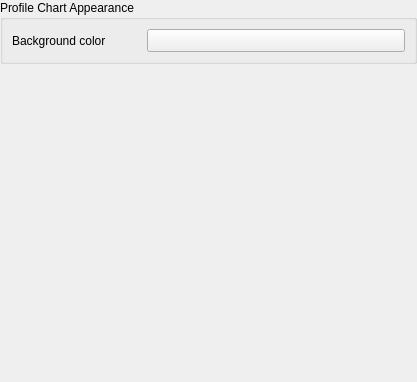
<?xml version="1.0" encoding="UTF-8"?>
<ui version="4.0">
 <class>QgsElevationOptionsWidgetBase</class>
 <widget class="QWidget" name="QgsElevationOptionsWidgetBase">
  <property name="geometry">
   <rect>
    <x>0</x>
    <y>0</y>
    <width>417</width>
    <height>382</height>
   </rect>
  </property>
  <property name="windowTitle">
   <string>Raster Elevation Properties</string>
  </property>
  <layout class="QVBoxLayout" name="verticalLayout">
   <property name="leftMargin">
    <number>0</number>
   </property>
   <property name="topMargin">
    <number>0</number>
   </property>
   <property name="rightMargin">
    <number>0</number>
   </property>
   <property name="bottomMargin">
    <number>0</number>
   </property>
   <item>
    <widget class="QGroupBox" name="groupBox">
     <property name="title">
      <string>Profile Chart Appearance</string>
     </property>
     <layout class="QGridLayout" name="gridLayout" columnstretch="1,2">
      <item row="0" column="0">
       <widget class="QLabel" name="label_6">
        <property name="text">
         <string>Background color</string>
        </property>
       </widget>
      </item>
      <item row="0" column="1">
       <widget class="QgsColorButton" name="mButtonBackgroundColor">
        <property name="sizePolicy">
         <sizepolicy hsizetype="Expanding" vsizetype="Fixed">
          <horstretch>0</horstretch>
          <verstretch>0</verstretch>
         </sizepolicy>
        </property>
        <property name="minimumSize">
         <size>
          <width>120</width>
          <height>0</height>
         </size>
        </property>
        <property name="maximumSize">
         <size>
          <width>16777215</width>
          <height>16777215</height>
         </size>
        </property>
        <property name="text">
         <string/>
        </property>
       </widget>
      </item>
     </layout>
    </widget>
   </item>
   <item>
    <spacer name="verticalSpacer">
     <property name="orientation">
      <enum>Qt::Vertical</enum>
     </property>
     <property name="sizeHint" stdset="0">
      <size>
       <width>20</width>
       <height>40</height>
      </size>
     </property>
    </spacer>
   </item>
  </layout>
 </widget>
 <customwidgets>
  <customwidget>
   <class>QgsColorButton</class>
   <extends>QToolButton</extends>
   <header>qgscolorbutton.h</header>
   <container>1</container>
  </customwidget>
 </customwidgets>
 <resources/>
 <connections/>
</ui>
